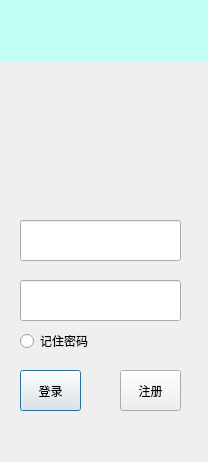
<?xml version="1.0" encoding="UTF-8"?>
<ui version="4.0">
 <class>Login</class>
 <widget class="QDialog" name="Login">
  <property name="geometry">
   <rect>
    <x>0</x>
    <y>0</y>
    <width>208</width>
    <height>462</height>
   </rect>
  </property>
  <property name="windowTitle">
   <string>Dialog</string>
  </property>
  <widget class="QLabel" name="logoLabel">
   <property name="geometry">
    <rect>
     <x>0</x>
     <y>0</y>
     <width>211</width>
     <height>61</height>
    </rect>
   </property>
   <property name="styleSheet">
    <string notr="true">background-color: rgb(193, 255, 245);</string>
   </property>
   <property name="text">
    <string/>
   </property>
  </widget>
  <widget class="QLabel" name="headLabel">
   <property name="geometry">
    <rect>
     <x>50</x>
     <y>110</y>
     <width>91</width>
     <height>71</height>
    </rect>
   </property>
   <property name="styleSheet">
    <string notr="true"/>
   </property>
   <property name="text">
    <string/>
   </property>
  </widget>
  <widget class="QLineEdit" name="countLineEdit">
   <property name="geometry">
    <rect>
     <x>20</x>
     <y>220</y>
     <width>161</width>
     <height>41</height>
    </rect>
   </property>
   <property name="alignment">
    <set>Qt::AlignCenter</set>
   </property>
  </widget>
  <widget class="QLineEdit" name="passwdLineEdit">
   <property name="geometry">
    <rect>
     <x>20</x>
     <y>280</y>
     <width>161</width>
     <height>41</height>
    </rect>
   </property>
   <property name="echoMode">
    <enum>QLineEdit::Password</enum>
   </property>
   <property name="alignment">
    <set>Qt::AlignCenter</set>
   </property>
  </widget>
  <widget class="QRadioButton" name="remembPwRadioButton">
   <property name="geometry">
    <rect>
     <x>20</x>
     <y>330</y>
     <width>100</width>
     <height>22</height>
    </rect>
   </property>
   <property name="text">
    <string>记住密码</string>
   </property>
  </widget>
  <widget class="QPushButton" name="loginPushButton">
   <property name="geometry">
    <rect>
     <x>20</x>
     <y>370</y>
     <width>61</width>
     <height>41</height>
    </rect>
   </property>
   <property name="styleSheet">
    <string notr="true">font: 12pt &quot;Abyssinica SIL&quot;;</string>
   </property>
   <property name="text">
    <string>登录</string>
   </property>
  </widget>
  <widget class="QPushButton" name="registerPushButton">
   <property name="geometry">
    <rect>
     <x>120</x>
     <y>370</y>
     <width>61</width>
     <height>41</height>
    </rect>
   </property>
   <property name="styleSheet">
    <string notr="true">font: 12pt &quot;Abyssinica SIL&quot;;</string>
   </property>
   <property name="text">
    <string>注册</string>
   </property>
  </widget>
 </widget>
 <resources/>
 <connections/>
</ui>
